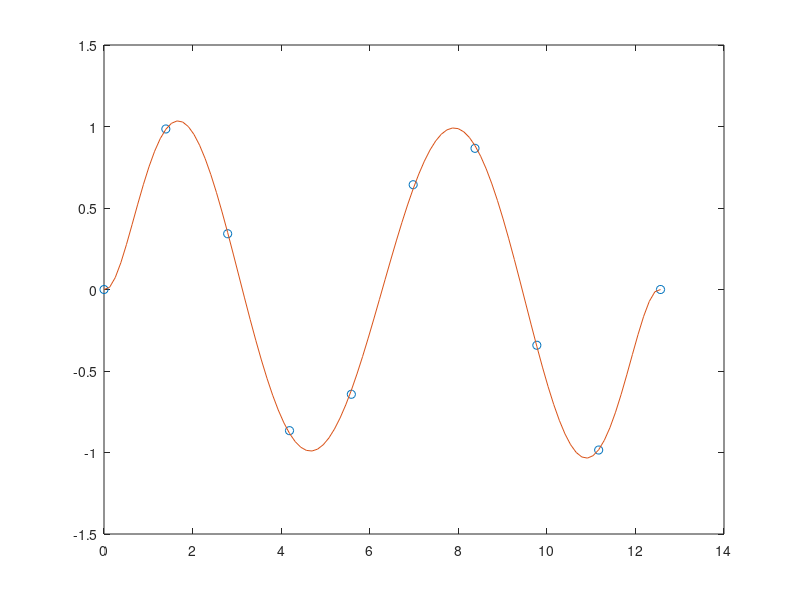

MATLAB code to generate this figure:
%%
clc; clear; close all;

%%
x = linspace(0,4*pi,10);
y = sin(x);

%%
p = polyfit(x,y,7);

%%
x1 = linspace(0,4*pi);
y1 = polyval(p,x1);
figure
plot(x,y,'o')
hold on
plot(x1,y1)
hold off